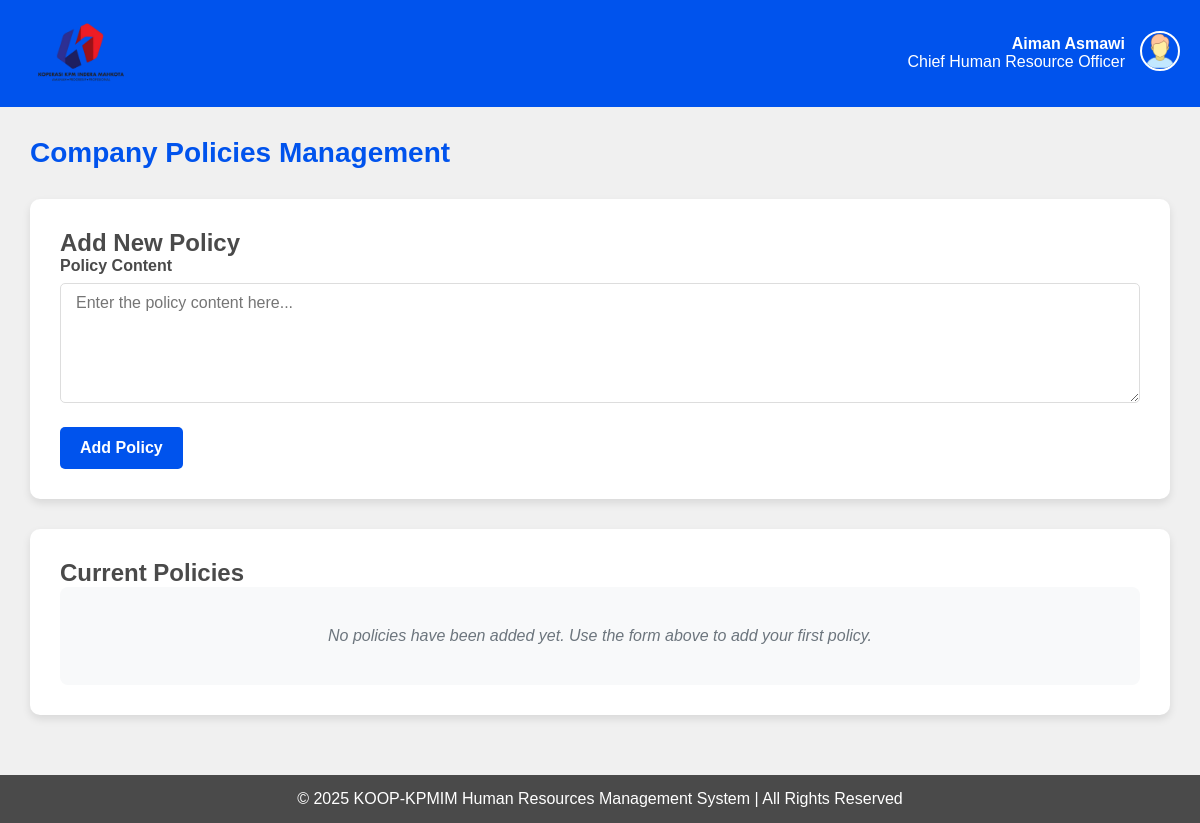
Before: /hr/policies/ (signed in) with the older database file.
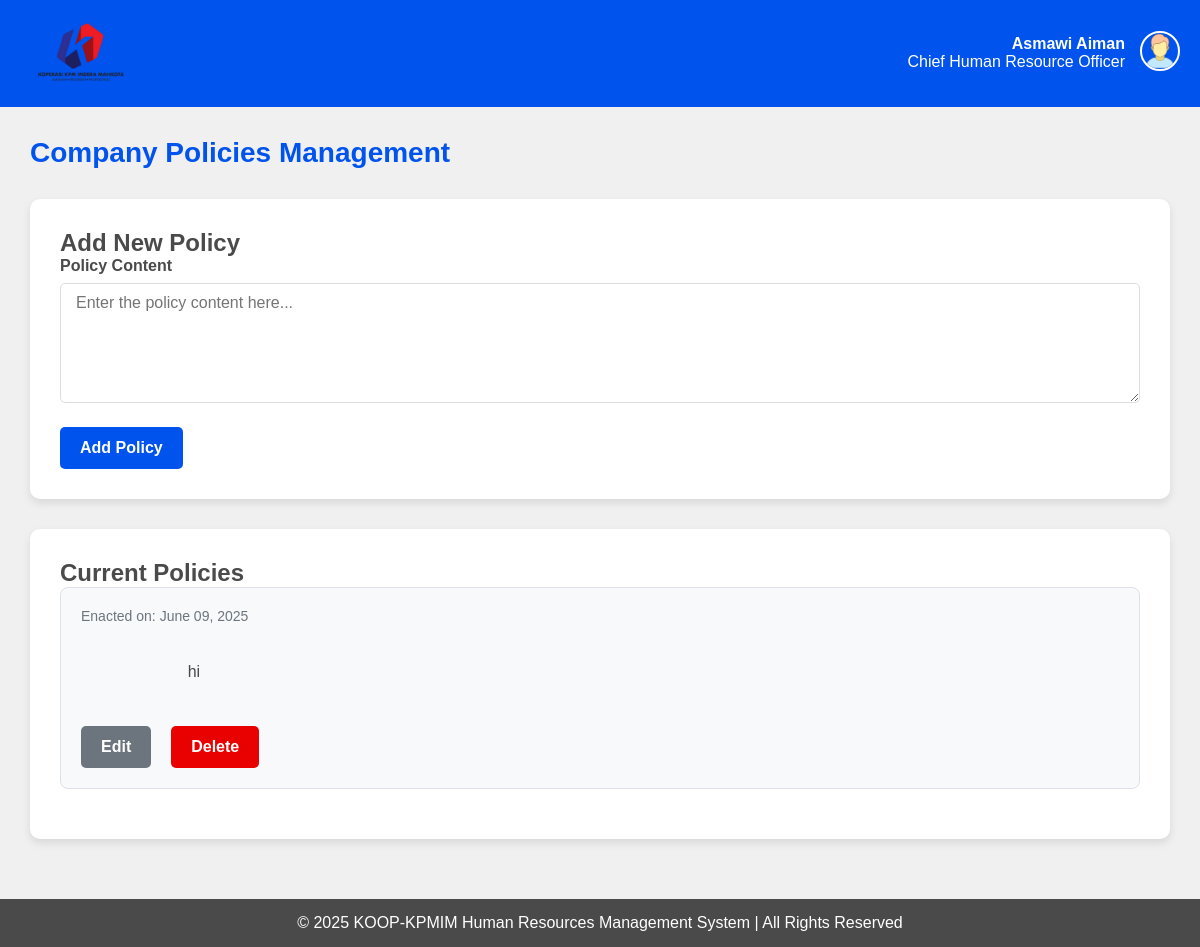
After: the same page with the newer database file.
### HRMS/models.py (models this page shows, shortened)
class HR(models.Model):
    id = models.TextField(primary_key=True)
    password = models.TextField(default='')
    staffid = models.ForeignKey(STAFF, on_delete=models.CASCADE, default='')

class STAFF(models.Model):
    id = models.TextField(primary_key=True, max_length=12)
    name = models.TextField(default='')
    position = models.TextField(default='')
    phone = models.TextField(default='')
    email = models.EmailField(default='')
    password = models.TextField(default='')
    STATUS = [
        ('',''),
        ('Married','married'),
        ('Single','single'),
    ]
    status = models.TextField(choices=STATUS, default='')
    GENDER = [
        ('',''),
        ('Male', 'male'),
        ('Female', 'female'),
    ]
    gender = models.TextField(choices=GENDER, default='')
    date_of_birth = models.DateField()
    bank_number = models.TextField(default='')
    emergency_contact = models.TextField(default='')

class POLICIES(models.Model):
    id = models.AutoField(primary_key=True)
    policies = models.TextField()
    enacted = models.DateField(auto_now_add=True)

### HRMS/views.py (the view, shortened to what this page needs)
# urls.py: path('hr/policies/', views.hr_policies, name='hr_policies'),
def hr_policies(request):
    if not request.session.get('user_type') == 'hr':
        request.session.flush()
        messages.error(request, "You do not have permission to view this page. Please login again")
        return redirect('login')
    hr_id = request.session.get('user_id')
    if not hr_id:
        request.session.flush()
        messages.error(request, "Session expired. Please login again")
        return redirect('login')
    try:
        hr = HR.objects.get(id=hr_id)
    except HR.DoesNotExist:
        request.session.flush()
        messages.error(request, "HR user not found. Please login again")
        return redirect('login')
    policies = POLICIES.objects.all().order_by('-enacted')
    context = {
        'hr': hr,
        'policies': policies,
    }
    return render(request, 'hr/hr_policies.html', context)

### HRMS/templates/hr/hr_policies.html (shortened to what this page needs)
{% load static %}
<!DOCTYPE html>
<html lang="en">
<head>
</head>
<body>
    <header>
        <a href="{% url 'hrmenu' %}">
            <img src="{% static 'img/logo.png' %}" alt="KOOP-KPMIM Logo" class="logo">
        </a>
        <div class="header-right">
            <div class="user-info">
                <div><strong>{{ hr.staffid.name }}</strong></div>
                <div>{{ hr.staffid.position }}</div>
            </div>
            <div class="user-dropdown">
                <img src="{% static 'img/user.png' %}" alt="User Profile" class="user-image" onclick="toggleDropdown()">
            </div>
        </div>
    </header>
    <main>
        <h1>Company Policies Management</h1>
        <div class="policies-container">
            <h2>Add New Policy</h2>
            <form method="POST" action="{% url 'hr_policies' %}">
                <div class="form-group">
                    <label for="policy_text">Policy Content</label>
                    <textarea id="policy_text" name="policy_text" class="form-control" required placeholder="Enter the policy content here..."></textarea>
                </div>
                <button type="submit" class="btn">Add Policy</button>
            </form>
        </div>
        <div class="policies-container">
            <h2>Current Policies</h2>
            {% if policies %}
                {% for policy in policies %}
                <div class="policy-item">
                    <div class="policy-date">
                        Enacted on: {{ policy.enacted|date:"F d, Y" }}
                    </div>
                    <div class="policy-text policy-text-truncated" id="policy-text-{{ policy.id }}">
                        {{ policy.policies }}
                    </div>
                    <div class="policy-actions">
                        <button type="button" class="btn btn-secondary" onclick="toggleEditForm('{{ policy.id }}')">Edit</button>
                        <form method="POST" action="{% url 'hr_policies' %}" style="display: inline;" onsubmit="return confirm('Are you sure you want to delete this policy?')">
                            <button type="submit" class="btn btn-danger">Delete</button>
                        </form>
                    </div>
                </div>
                {% endfor %}
            {% else %}
                <div class="no-policies">
                    <p>No policies have been added yet. Use the form above to add your first policy.</p>
                </div>
            {% endif %}
        </div>
    </main>
    <footer>
        <p>&copy; 2025 KOOP-KPMIM Human Resources Management System | All Rights Reserved</p>
    </footer>
</body>
</html>

Changed rows visible on the page:
changed through a linked row, HR "Chief Human Resource Officer": staffid.name "Aiman Asmawi" → "Asmawi Aiman"
added POLICIES: enacted "June 09, 2025", policies "hi"
Other visible differences:
text no longer shown: "No policies have been added yet. Use the form above to add your first policy."
